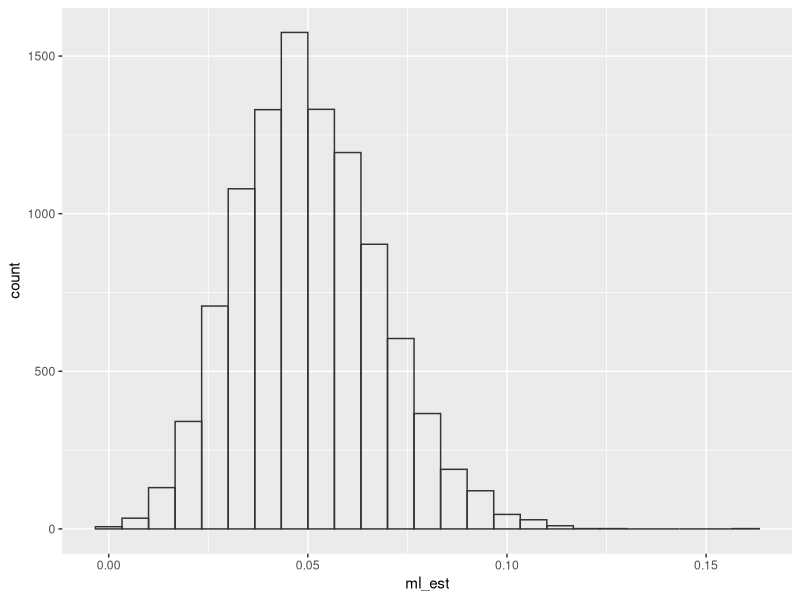
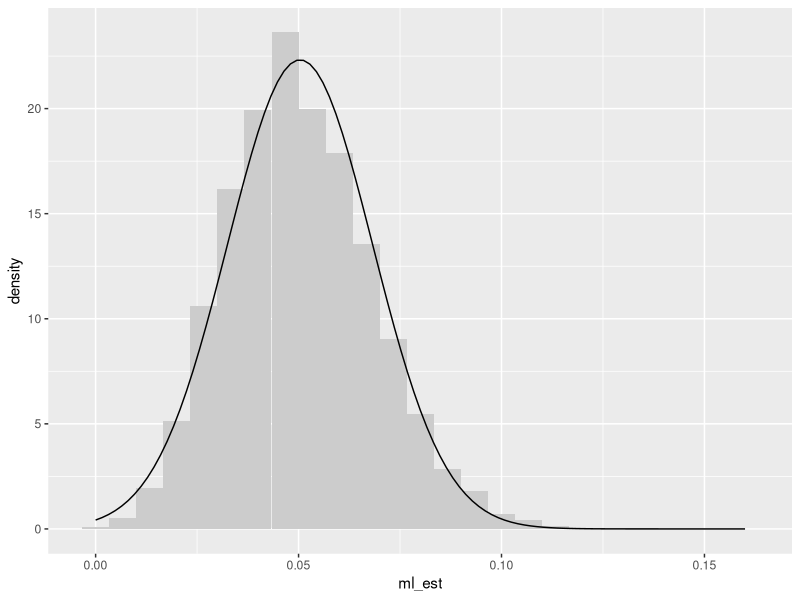

R code for these plots, in order:
## ---- chunk 1
library(tidyverse)
## ---- chunk 2
n_sims <- 10
ml_est <- numeric(n_sims)  # a container for the estimates
for (i in 1:n_sims) {
  y <- rbinom(150, size = 1, prob = 0.05)  # chance of a top is 5%
  ml_est[i] <- mean(y)  # observed fraction of tops (i.e., 1s) in y
}
print(ml_est, digits = 2)
## ---- chunk 3
n_sims <- 10000
ml_est <- numeric(n_sims) 
for (i in 1:n_sims) {
  y <- rbinom(150, size = 1, prob = 0.05)
  ml_est[i] <- mean(y)
}

# create a histagram of the sampling distribution
gg_data <- data.frame(ml_est = ml_est)
ggplot(gg_data, aes(x = ml_est)) + 
  geom_histogram(
    # the settings below make the bars appear "smooth" for this problem
    center = 8/150, # centered at an observable value.
    binwidth = 1/150, # one bar per observable value
    # color to distinguish bars
    fill = NA, color = "grey20")
## ---- chunk 4
# variance
(0.05 * 0.95) / 150
## ---- chunk 5
# SD
sqrt((0.05 * 0.95) / 150)
## ---- chunk 6
# mean of sampling distribution
mean(ml_est)

# sd of sampling distribution
sd(ml_est)
## ---- chunk 7
ggplot(gg_data, aes(x = ml_est)) + 
  geom_histogram(
    aes(y = after_stat(density)),  # use density scale for y-axis
    center = 8/150, 
    binwidth = 1/150, 
    fill = "grey80") + 
  # add normal curve to histogram
  stat_function(fun = dnorm, args = list(mean = mean(gg_data$ml_est), 
                                         sd = sd(gg_data$ml_est)))
## ---- chunk 8
set.seed(1234)
n_mc_sims <- 100000
pi_hat <- numeric(n_mc_sims)
for (i in 1:n_mc_sims) {
  y <- rbinom(150, size = 1, prob = 0.05)
  pi_hat[i] <- mean(y)
}

# expected value of pi-hat
mean(pi_hat)

# estimated monte carlo error
sd(pi_hat)/sqrt(n_mc_sims)
## ---- chunk 9
odds_hat <- pi_hat/(1 - pi_hat)

# actual odds
0.05/(1 - 0.05)

# expected value of odds-hat
mean(odds_hat)

# estimated monte carlo error
sd(odds_hat)/sqrt(n_mc_sims)

# the z-statistic testing that mean of simulated odds = actual odds
(mean(odds_hat) - 0.05/0.95)/(sd(odds_hat)/sqrt(n_mc_sims))
## ---- chunk 10
lambda <- 2.0        # the true rate
sample_size <- 5     # small sample size for large bias
n_mc_sims <- 100000  # number of monte carlo simulations

# do monte carlo simulations
lambda_hat <- numeric(n_mc_sims)  # container
for (i in 1:n_mc_sims) {
  x <- rexp(sample_size, rate = lambda)
  lambda_hat[i] <- 1 / mean(x)  # ml estimate
}

# expected value of lambda-hat
mean(lambda_hat)

# estimated monte carlo error
sd(lambda_hat) / sqrt(n_mc_sims)
## ---- chunk 11
lambda <- 2.0
n <- 30
n_mc_sims <- 10000

lambda_hat <- numeric(n_mc_sims)
for (i in 1:n_mc_sims) {
  x <- rexp(n, rate = lambda)
  lambda_hat[i] <- 1 / mean(x)
}

# simulated SE
sd(lambda_hat)
